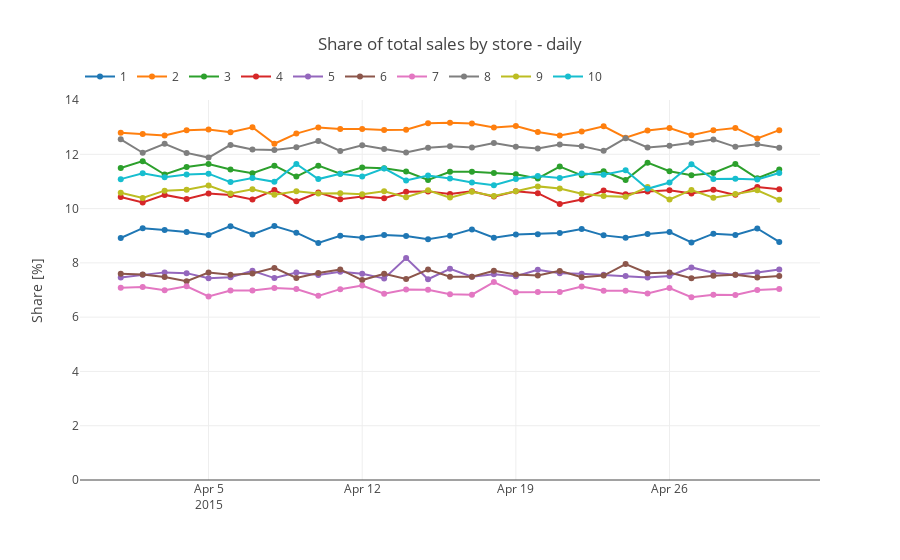

This figure's notebook cell:
### Code cell
df_share_by_store = df_h[hierarchy['total']].divide(df_h['total'], axis=0)*100

df_share_by_store = df_share_by_store['2015-04-01':'2015-05-01']
bplot.plot_timeseries(df_share_by_store, labels=df_share_by_store.columns,
                      title = 'Share of total sales by store - daily', ylabel='Share [%]')
